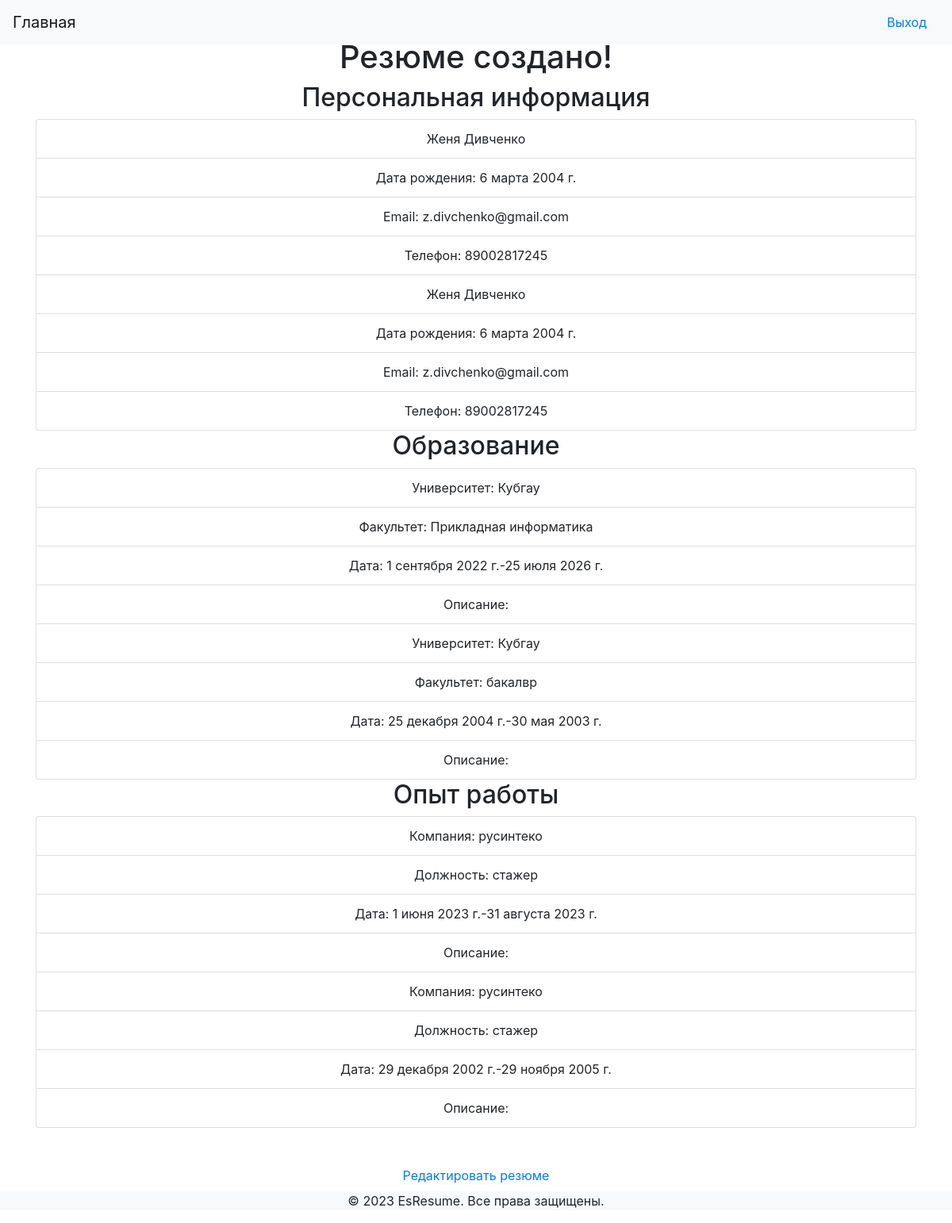
Page /resume/success/ (signed in) on the committed database.
### resume/models.py (models this page shows, shortened)
class PersonalInfo(models.Model):
    user = models.ForeignKey(User, on_delete=models.CASCADE, null=True, blank=True)
    name = models.CharField(max_length=100)
    surname = models.CharField(max_length=100)
    date_birth = models.DateField(null=True, blank=True)
    email = models.EmailField()
    phone = models.CharField(max_length=15)
    class Meta:
        verbose_name = 'Персональная информация'
        verbose_name_plural = 'Персональные данные'

class Education(models.Model):
    user = models.ForeignKey(User, on_delete=models.CASCADE, null=True, blank=True)
    university = models.CharField(max_length=100)
    degree = models.CharField(max_length=100, null=True, blank=True)
    start_date_univer = models.DateField(null=True, blank=True)
    end_date_univer = models.DateField(null=True, blank=True)
    description = models.TextField(null=True, blank=True)
    language = models.CharField(max_length=200, null=True, blank=True)
    class Meta:
        verbose_name = "Образование"
        verbose_name_plural = "Образование"

class Experience(models.Model):
        user = models.ForeignKey(User, on_delete=models.CASCADE)
        company = models.CharField(max_length=100)
        position = models.CharField(max_length=100)
        start_date = models.DateField()
        end_date = models.DateField(null=True, blank=True)
        description = models.TextField(null=True, blank=True)
        class Meta:
            verbose_name = "Опыт работы"
            verbose_name_plural = "Опыт работы"

### resume/views.py (the view)
# urls.py: path('success/', views.SuccessFormView, name='success_form'),
@login_required
def SuccessFormView(request):
    personal_info = PersonalInfo.objects.filter(user=request.user)
    education = Education.objects.filter(user=request.user)
    experience = Experience.objects.filter(user=request.user)
    context = {'personal_info': personal_info, 'education': education, 'experience': experience}
    return render(request, 'resume/success_form.html', context)

### resume/templates/resume/success_form.html (shortened to what this page needs)
{% extends 'main.html' %}
{% block content %}
<div class="text-center mt-5 mb-5">
    <h1>Резюме создано!</h1>
    <h2>Персональная информация</h2>
    <ul class="list-group">
        {% for info in personal_info %}
        <li class="list-group-item">{{ info.name }} {{ info.surname }}</li>
        <li class="list-group-item">Дата рождения: {{ info.date_birth }}</li>
        <li class="list-group-item">Email: {{ info.email }}</li>
        <li class="list-group-item">Телефон: {{ info.phone }}</li>
        {% endfor %}
    </ul>
    <h2>Образование</h2>
    <ul class="list-group">
        {% for edu in education %}
        <li class="list-group-item">Университет: {{ edu.university }}</li>
        <li class="list-group-item">Факультет: {{ edu.degree }}</li>
        <li class="list-group-item">Дата: {{ edu.start_date_univer }}-{{ edu.end_date_univer }}</li>
        <li class="list-group-item">Описание: {{ edu.description }}</li>
        {% endfor %}
    </ul>
    <h2>Опыт работы</h2>
    <ul class="list-group mb-5">
        {% for exp in experience %}
        <li class="list-group-item">Компания: {{ exp.company }}</li>
        <li class="list-group-item">Должность: {{ exp.position }}</li>
        <li class="list-group-item">Дата: {{ exp.start_date }}-{{ exp.end_date }}</li>
        <li class="list-group-item">Описание: {{ exp.description }}</li>
        {% endfor %}
    </ul>
    <a href="{% url 'resume_edit' %}">Редактировать резюме</a>
</div>
{% endblock %}

### templates/main.html (shortened to what this page needs)
<!DOCTYPE html>
<html lang="ru">
<head>
    <link rel="stylesheet" href="https://stackpath.bootstrapcdn.com/bootstrap/4.5.0/css/bootstrap.min.css">
</head>
<body>
<div class="fixed-top">
    <nav class="navbar navbar-expand-lg navbar-light bg-light">
        <a class="navbar-brand" href="{% url 'home' %}">Главная</a>
        {% if user.is_authenticated %}
        <a class="nav-link ml-auto" href="{% url 'logout' %}">Выход</a>
        {% else %}
        <a class="nav-link ml-auto" href="{% url 'login' %}">Вход</a>
        <a class="nav-link " href="{% url 'register' %}">Регистрация</a>
        {% endif %}
    </nav>
</div>
<div class="container">
    {% block content %}
    {% endblock %}
</div>
<footer class="fixed-bottom ">
    <p class="text-center bg-light">&copy; 2023 EsResume. Все права защищены.</p>
</footer>
</body>
</body>
</html>

### rows in the picture
PersonalInfo: name "Женя", surname "Дивченко", date_birth "6 марта 2004 г.", email "z.divchenko@gmail.com", phone "89002817245"
PersonalInfo: name "Женя", surname "Дивченко", date_birth "6 марта 2004 г.", email "z.divchenko@gmail.com", phone "89002817245"
Education: university "Кубгау", degree "Прикладная информатика", start_date_univer "1 сентября 2022 г.", end_date_univer "25 июля 2026 г."
Education: university "Кубгау", degree "бакалвр", start_date_univer "25 декабря 2004 г.", end_date_univer "30 мая 2003 г."
Experience: company "русинтеко", position "стажер", start_date "1 июня 2023 г.", end_date "31 августа 2023 г."
Experience: company "русинтеко", position "стажер", start_date "29 декабря 2002 г.", end_date "29 ноября 2005 г."
